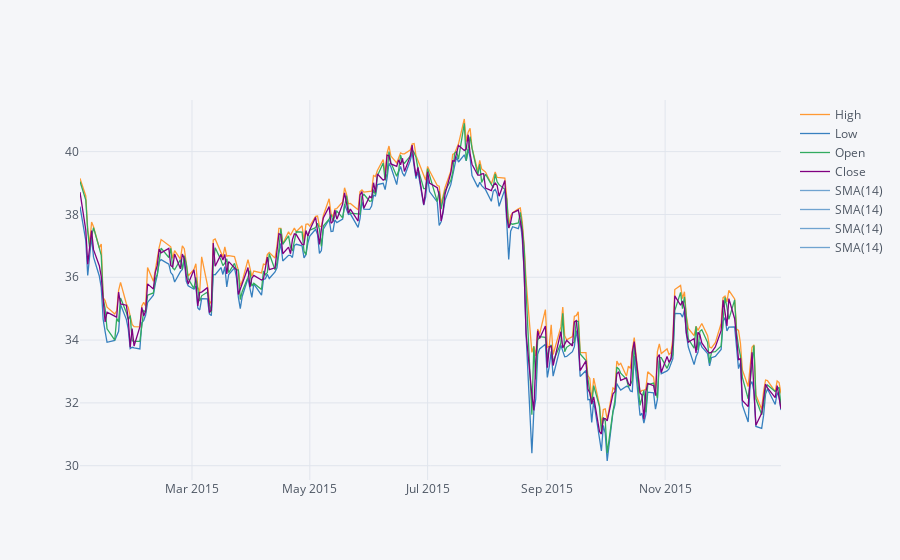

The cell this chart's notebook holds for it:
### Markdown cell above
** Use .ta_plot(study='sma') to create a Simple Moving Averages plot of Morgan Stanley for the year 2015.**

### Code cell
MS[['High','Low','Open','Close']].loc['2015-01-01':'2016-01-01'].ta_plot(study='sma')

### Figure 1 — Plotly figure (JSON) as saved in the notebook; plotly's stock layout.template omitted (floating-point values rounded to 4 significant figures; data arrays with more than 128 entries replaced by an {"elided": "..."} marker saying what was removed)
{"data": [{"line": {"color": "rgba(255, 153, 51, 1.0)", "dash": "solid", "shape": "linear", "width": 1.3}, "mode": "lines", "name": "High", "text": "", "type": "scatter", "x": {"elided": "252 str values"}, "y": {"elided": "252 float values"}}, {"line": {"color": "rgba(55, 128, 191, 1.0)", "dash": "solid", "shape": "linear", "width": 1.3}, "mode": "lines", "name": "Low", "text": "", "type": "scatter", "x": {"elided": "252 str values"}, "y": {"elided": "252 float values"}}, {"line": {"color": "rgba(50, 171, 96, 1.0)", "dash": "solid", "shape": "linear", "width": 1.3}, "mode": "lines", "name": "Open", "text": "", "type": "scatter", "x": {"elided": "252 str values"}, "y": {"elided": "252 float values"}}, {"line": {"color": "rgba(128, 0, 128, 1.0)", "dash": "solid", "shape": "linear", "width": 1.3}, "mode": "lines", "name": "Close", "text": "", "type": "scatter", "x": {"elided": "252 str values"}, "y": {"elided": "252 float values"}}, {"line": {"color": "rgba(55, 128, 191, 0.7)", "dash": "solid", "shape": "linear", "width": 1.3}, "mode": "lines", "name": "SMA(14)", "text": "", "type": "scatter", "x": {"elided": "252 str values"}, "y": {"elided": "252x4 mixed values"}}, {"line": {"color": "rgba(55, 128, 191, 0.7)", "dash": "solid", "shape": "linear", "width": 1.3}, "mode": "lines", "name": "SMA(14)", "text": "", "type": "scatter", "x": {"elided": "252 str values"}, "y": {"elided": "252x4 mixed values"}}, {"line": {"color": "rgba(55, 128, 191, 0.7)", "dash": "solid", "shape": "linear", "width": 1.3}, "mode": "lines", "name": "SMA(14)", "text": "", "type": "scatter", "x": {"elided": "252 str values"}, "y": {"elided": "252x4 mixed values"}}, {"line": {"color": "rgba(55, 128, 191, 0.7)", "dash": "solid", "shape": "linear", "width": 1.3}, "mode": "lines", "name": "SMA(14)", "text": "", "type": "scatter", "x": {"elided": "252 str values"}, "y": {"elided": "252x4 mixed values"}}], "layout": {"legend": {"bgcolor": "#F5F6F9", "font": {"color": "#4D5663"}}, "paper_bgcolor": "#F5F6F9", "plot_bgcolor": "#F5F6F9", "title": {"font": {"color": "#4D5663"}}, "xaxis": {"gridcolor": "#E1E5ED", "showgrid": true, "tickfont": {"color": "#4D5663"}, "title": {"font": {"color": "#4D5663"}, "text": ""}, "zerolinecolor": "#E1E5ED"}, "yaxis": {"gridcolor": "#E1E5ED", "showgrid": true, "tickfont": {"color": "#4D5663"}, "title": {"font": {"color": "#4D5663"}, "text": ""}, "zerolinecolor": "#E1E5ED"}}}
